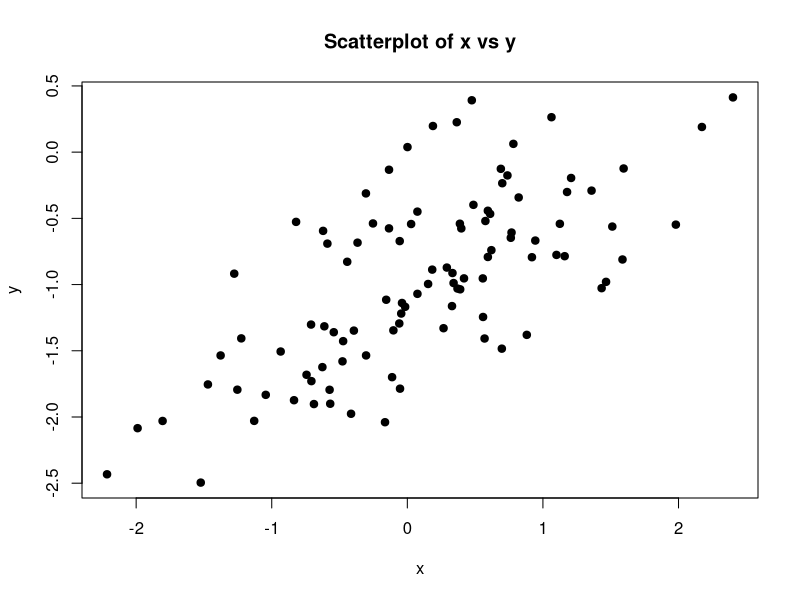
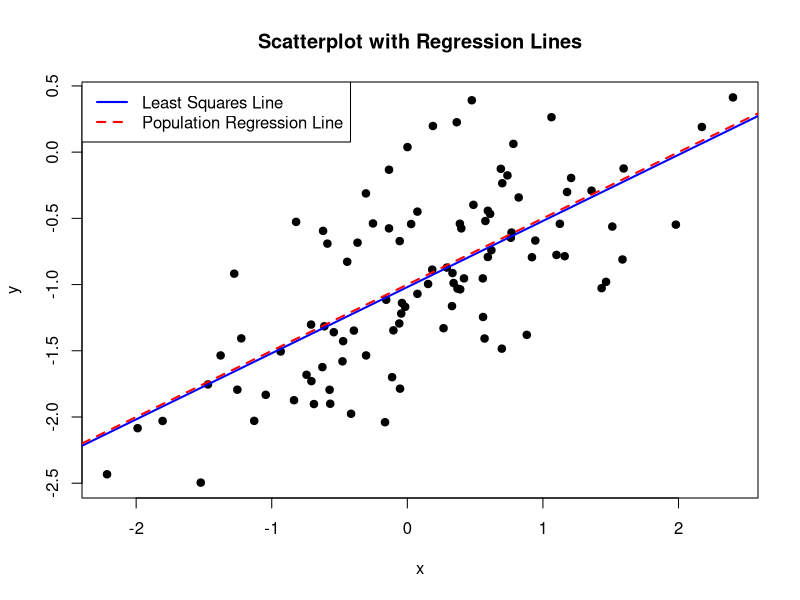

R code for these plots, in order:
## ---- chunk 1
library(MASS)
## ---- chunk 2
data("Boston")
## ---- chunk 3
set.seed(1) 
x <- rnorm(100)
## ---- chunk 4
eps <- rnorm(100, mean = 0, sd = sqrt(0.25))
## ---- chunk 5
y <- -1 + 0.5 * x + eps
length(y)
## ---- chunk 6
plot(x, y, main = "Scatterplot of x vs y", xlab = "x", ylab = "y", pch = 19)
## ---- chunk 7
model <- lm(y ~ x)
summary(model)
## ---- chunk 8
plot(x, y, main = "Scatterplot with Regression Lines", xlab = "x", ylab = "y", pch = 19)
abline(model, col = "blue", lwd = 2)
abline(-1, 0.5, col = "red", lwd = 2, lty = 2)
legend("topleft", legend = c("Least Squares Line", "Population Regression Line"),
       col = c("blue", "red"), lty = c(1, 2), lwd = 2)
## ---- chunk 9
predictors <- colnames(Boston)[-1] 
results <- lapply(predictors, function(predictor) {
  formula <- as.formula(paste("crim ~", predictor))
  model <- lm(formula, data = Boston)
  summary(model)

})

## ---- chunk 10
full_model <- lm(crim ~ ., data = Boston)
summary(full_model)
significant_predictors_full <- summary(full_model)$coefficients[, 4] < 0.05
significant_predictors_full

